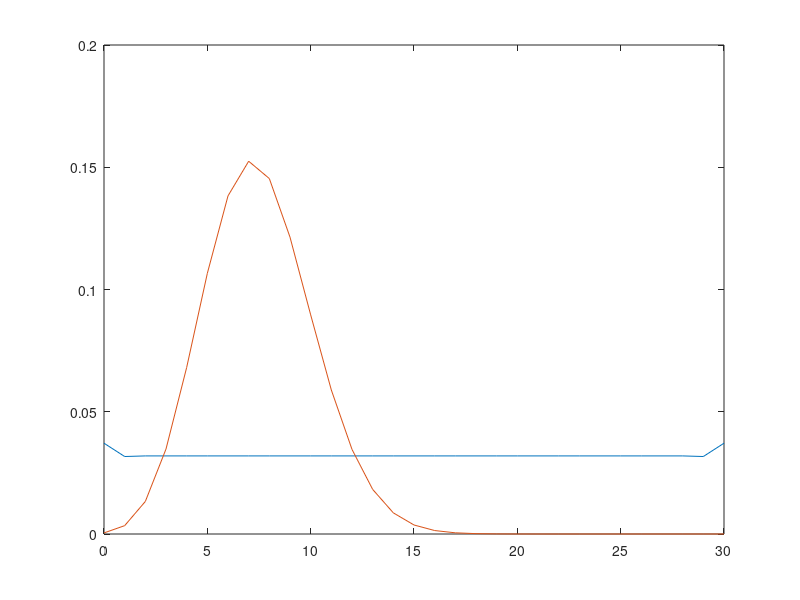
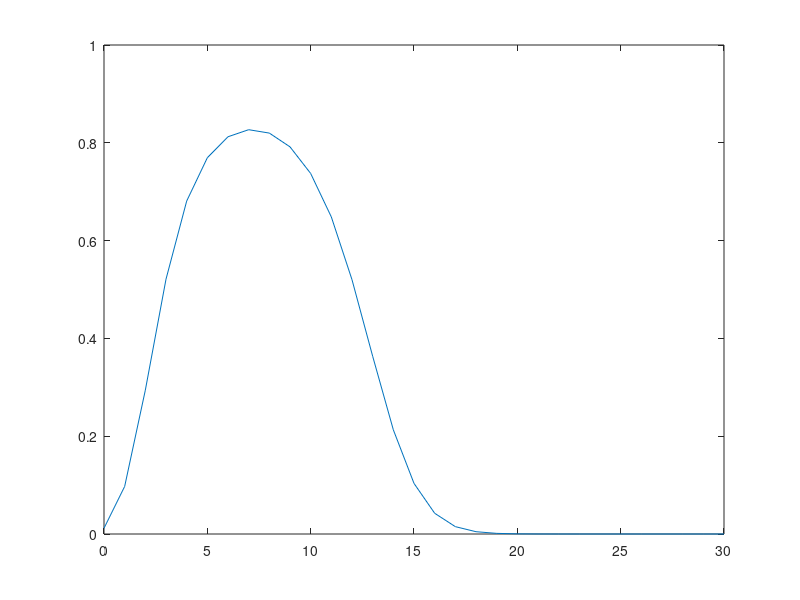
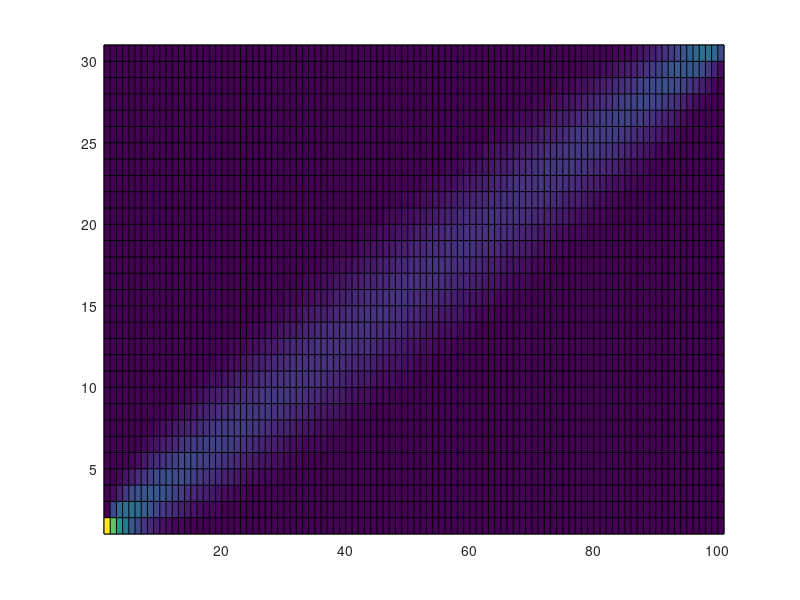

Reproduce these figures in MATLAB, in order.

N = 50;

kvect = 0:1:N;
kvectFull = 0:1:2*N;

% Pz = ones(1, N+1)./(N+1);

Pz = factorial(N)./factorial(N-kvect)./ factorial(kvect)*2^-N;

r = 30;
q = (0:1:r)';

B = bsxfun( @(x,y)binopdf(x,r,y), q, kvectFull/(2*N));

Px_y1 = sum(bsxfun(@times, B(:, kvect+1), Pz ), 2) ;
Px_y0 = sum(B , 2)./(2*N+1);

figure
plot(q, Px_y0 )
hold all
plot(q, Px_y1 )

lambda = 0.5;

figure
plot(q, lambda*Px_y1./((1-lambda)*Px_y0 + lambda*Px_y1) )
hold all



figure
pcolor(B)